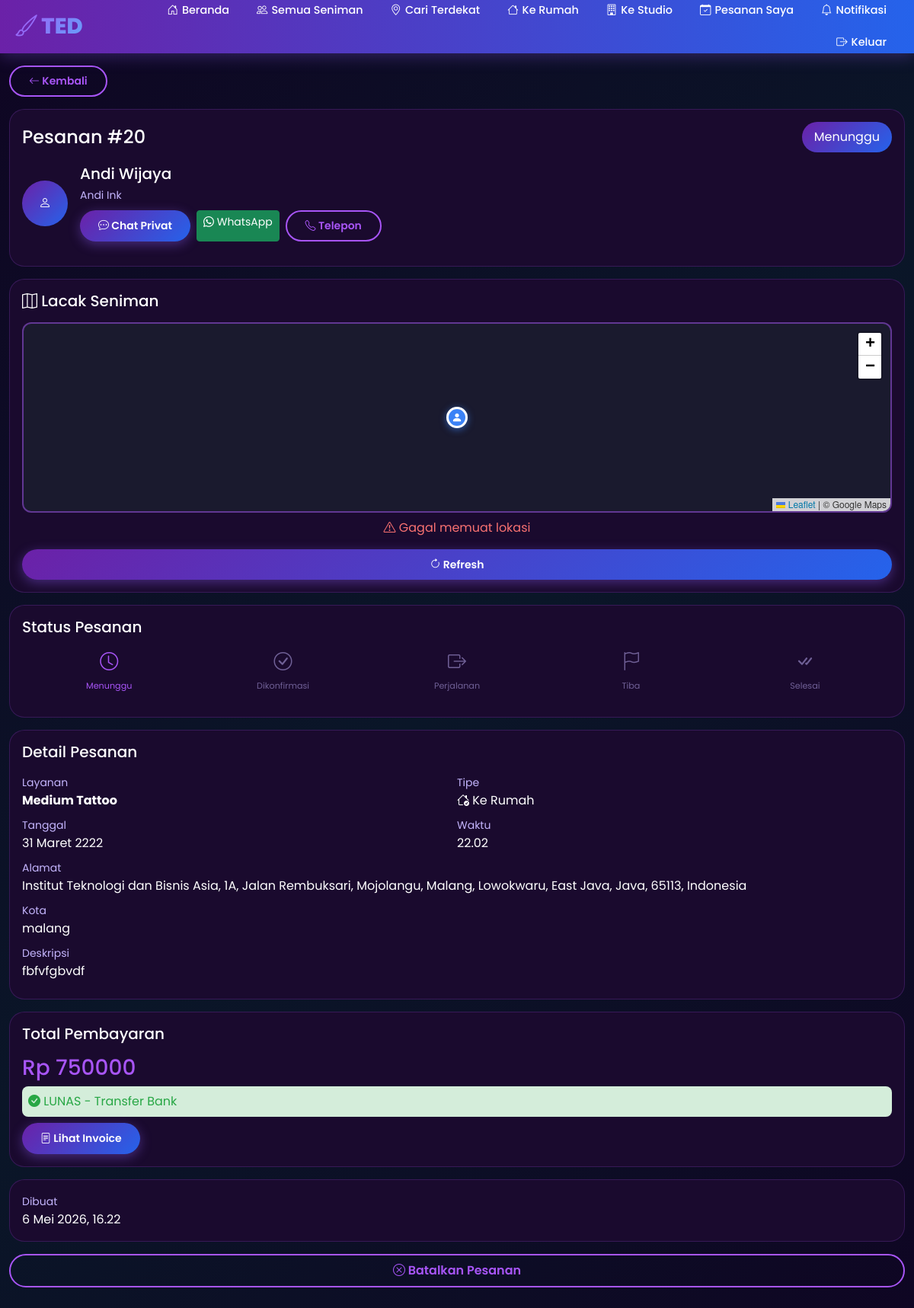
The app's page /booking/20/ (signed in) with its own data.
### tedapp/models.py (models this page shows, shortened)
class Booking(models.Model):
    STATUS_CHOICES = [
        ('pending', 'Menunggu'),
        ('confirmed', 'Dikonfirmasi'),
        ('on_the_way', 'Dalam Perjalanan'),
        ('arrived', 'Tiba'),
        ('started', 'Sedang Dikerjakan'),
        ('completed', 'Selesai'),
        ('cancelled', 'Dibatalkan'),
    ]
    SERVICE_TYPE_CHOICES = [
        ('studio', 'Ke Studio'),
        ('home', 'Ke Rumah'),
    ]
    PAYMENT_METHOD_CHOICES = [
        ('cash', 'Tunai'),
        ('gopay', 'GoPay'),
        ('ovo', 'OVO'),
        ('dana', 'DANA'),
        ('shopeepay', 'ShopeePay'),
        ('transfer', 'Transfer Bank'),
    ]
    PAYMENT_STATUS_CHOICES = [
        ('pending', 'Menunggu'),
        ('paid', 'Lunas'),
        ('failed', 'Gagal'),
    ]
    user = models.ForeignKey(User, on_delete=models.CASCADE, related_name='bookings')
    artist = models.ForeignKey(Artist, on_delete=models.CASCADE, related_name='bookings')
    service = models.ForeignKey(Service, on_delete=models.CASCADE, related_name='bookings')
    service_type = models.CharField(max_length=10, choices=SERVICE_TYPE_CHOICES)
    payment_method = models.CharField(max_length=20, choices=PAYMENT_METHOD_CHOICES, default='cash')
    payment_status = models.CharField(max_length=20, choices=PAYMENT_STATUS_CHOICES, default='pending')
    booking_date = models.DateField()
    booking_time = models.TimeField()
    address = models.TextField()
    city = models.CharField(max_length=100)
    user_latitude = models.DecimalField(max_digits=9, decimal_places=6, null=True, blank=True)
    user_longitude = models.DecimalField(max_digits=9, decimal_places=6, null=True, blank=True)
    description = models.TextField(blank=True)
    status = models.CharField(max_length=20, choices=STATUS_CHOICES, default='pending')
    total_price = models.DecimalField(max_digits=10, decimal_places=0)
    notes = models.TextField(blank=True)
    cancellation_reason = models.TextField(blank=True)
    estimated_arrival = models.IntegerField(default=0, help_text='Estimasi waktu arrival dalam menit')
    created_at = models.DateTimeField(auto_now_add=True)
    updated_at = models.DateTimeField(auto_now=True)
    def calculate_distance(self):
        import math
        if not self.user_latitude or not self.user_longitude or not self.artist.current_latitude:
            return None

class Artist(models.Model):
    user = models.OneToOneField(User, on_delete=models.CASCADE, null=True, blank=True, related_name='artist_profile')
    name = models.CharField(max_length=200)
    nickname = models.CharField(max_length=100)
    photo = models.ImageField(upload_to='artists/', blank=True, null=True)
    phone = models.CharField(max_length=20)
    email = models.EmailField(blank=True)
    address = models.CharField(max_length=300)
    city = models.CharField(max_length=100)
    latitude = models.DecimalField(max_digits=9, decimal_places=6, null=True, blank=True)
    longitude = models.DecimalField(max_digits=9, decimal_places=6, null=True, blank=True)
    current_latitude = models.DecimalField(max_digits=9, decimal_places=6, null=True, blank=True, help_text='Lokasi saat ini (mobile tracking)')
    current_longitude = models.DecimalField(max_digits=9, decimal_places=6, null=True, blank=True, help_text='Lokasi saat ini (mobile tracking)')
    description = models.TextField()
    specializations = models.CharField(max_length=300)
    experience_years = models.IntegerField(default=0)
    rating = models.DecimalField(max_digits=3, decimal_places=2, default=0)
    total_reviews = models.IntegerField(default=0)
    is_available_home = models.BooleanField(default=True)
    is_available_studio = models.BooleanField(default=True)
    home_service_fee = models.DecimalField(max_digits=10, decimal_places=0, default=0)
    studio_name = models.CharField(max_length=200, blank=True)
    studio_address = models.CharField(max_length=300, blank=True)
    service_radius_km = models.DecimalField(max_digits=5, decimal_places=2, default=20, help_text='Radius layanan dalam km')
    is_verified = models.BooleanField(default=False)
    is_active = models.BooleanField(default=True)
    is_online = models.BooleanField(default=False, help_text='Artist sedang online/menerima order')
    payment_gopay = models.CharField(max_length=30, blank=True, help_text='Nomor GoPay')
    payment_ovo = models.CharField(max_length=30, blank=True, help_text='Nomor OVO')
    payment_dana = models.CharField(max_length=30, blank=True, help_text='Nomor DANA')
    payment_shopeepay = models.CharField(max_length=30, blank=True, help_text='Nomor ShopeePay')
    payment_transfer = models.CharField(max_length=50, blank=True, help_text='Nomor Rekening Transfer Bank')
    payment_bank_name = models.CharField(max_length=50, blank=True, help_text='Nama Bank')
    created_at = models.DateTimeField(auto_now_add=True)

class Service(models.Model):
    SERVICE_TYPES = [
        ('tattoo', 'Tattoo'),
        ('piercing', 'Piercing'),
        ('removal', 'Tattoo Removal'),
        ('touchup', 'Touch Up'),
    ]
    artist = models.ForeignKey(Artist, on_delete=models.CASCADE, related_name='services')
    name = models.CharField(max_length=200)
    description = models.TextField()
    service_type = models.CharField(max_length=20, choices=SERVICE_TYPES)
    price_min = models.DecimalField(max_digits=10, decimal_places=0)
    price_max = models.DecimalField(max_digits=10, decimal_places=0)
    duration_minutes = models.IntegerField()

### tedapp/views.py (the view)
# urls.py: path('booking/<int:booking_id>/', views.booking_detail, name='booking_detail'),
@login_required
def booking_detail(request, booking_id):
    booking = get_object_or_404(Booking, id=booking_id)
    is_owner = False
    if hasattr(request.user, 'profile') and request.user.profile.role == 'owner':
        is_owner = True
    if booking.user != request.user and not is_owner:
        messages.error(request, 'Anda tidak memiliki akses ke booking ini.')
        return redirect('my_bookings')
    distance = booking.calculate_distance()
    return render(request, 'tedapp/booking_detail.html', {'booking': booking, 'distance': distance})

### tedapp/templates/tedapp/booking_detail.html (shortened to what this page needs)
{% extends 'tedapp/base.html' %}
{% load static %}
{% block content %}
<div class="container py-3">
    <div class="row mb-3">
        <div class="col-12">
            <a href="{% url 'my_bookings' %}" class="btn btn-ted-secondary btn-sm">
                <i class="bi bi-arrow-left"></i> Kembali
            </a>
        </div>
    </div>
    <div class="card-ted p-3 mb-3">
        <div class="d-flex justify-content-between align-items-center mb-3">
            <h4 class="mb-0">Pesanan #{{ booking.id }}</h4>
            <span class="badge-ted
                {% if booking.status == 'pending' %}bg-warning
                {% elif booking.status == 'confirmed' %}bg-success
                {% elif booking.status == 'on_the_way' %}bg-info
                {% elif booking.status == 'arrived' %}bg-primary
                {% elif booking.status == 'started' %}bg-primary
                {% elif booking.status == 'completed' %}bg-secondary
                {% else %}bg-danger{% endif %}">
                {{ booking.get_status_display }}
            </span>
        </div>
        <div class="d-flex align-items-center mb-3">
            {% if booking.artist.photo %}
            <img src="{{ booking.artist.photo.url }}" class="rounded-circle me-3" style="width: 60px; height: 60px; object-fit: cover;">
            {% else %}
            <div class="rounded-circle me-3 d-flex align-items-center justify-content-center" style="width: 60px; height: 60px; background: linear-gradient(135deg, var(--primary-purple) 0%, var(--primary-blue) 100%);">
                <i class="bi bi-person"></i>
            </div>
            {% endif %}
            <div>
                <h5 class="mb-1">{{ booking.artist.name }}</h5>
                <small style="color: var(--text-secondary);">{{ booking.artist.nickname }}</small>
                <div class="mt-2 d-flex gap-2 flex-wrap">
                    <a href="{% url 'chat' booking.id %}" class="btn btn-ted-primary btn-sm">
                        <i class="bi bi-chat-dots"></i> Chat Privat
                    </a>
                    <a href="https://wa.me/62{{ booking.artist.phone|slice:'1:' }}?text=Halo {{ booking.artist.name }}, saya {{ booking.user.username }} dengan pesanan #{{ booking.id }}" target="_blank" class="btn btn-success btn-sm">
                        <i class="bi bi-whatsapp"></i> WhatsApp
                    </a>
                    <a href="tel:{{ booking.artist.phone }}" class="btn btn-ted-secondary btn-sm">
                        <i class="bi bi-telephone"></i> Telepon
                    </a>
                </div>
            </div>
        </div>
    </div>
    {% if booking.service_type == 'home' %}
    <div class="card-ted p-3 mb-3">
        <h5 class="mb-3"><i class="bi bi-map"></i> Lacak Seniman</h5>
        <div id="trackingMap" style="height: 250px; border-radius: 12px; border: 2px solid rgba(168,85,247,0.5);" data-user-lat="{{ booking.user_latitude|default:"0" }}" data-user-lng="{{ booking.user_longitude|default:"0" }}">
        </div>
        <div id="trackingInfo" class="mt-2 text-center">
        </div>
        <div class="mt-2">
            <button class="btn btn-ted-primary btn-sm w-100" id="refreshBtn" onclick="refreshTracking()">
            </button>
        </div>
    </div>
    {% endif %}
    <div class="card-ted p-3 mb-3">
        <h5 class="mb-3">Status Pesanan</h5>
        <div class="d-flex align-items-center mb-3">
            <div class="status-timeline">
                <div class="status-item {% if booking.status == 'pending' %}active{% elif booking.status != 'pending' %}completed{% endif %}">
                    <i class="bi bi-clock"></i>
                    <span>Menunggu</span>
                </div>
                <div class="status-item {% if booking.status == 'confirmed' %}active{% elif booking.status == 'on_the_way' or booking.status == 'arrived' or booking.status == 'completed' %}completed{% endif %}">
                    <i class="bi bi-check-circle"></i>
                    <span>Dikonfirmasi</span>
                </div>
                <div class="status-item {% if booking.status == 'on_the_way' %}active{% elif booking.status == 'arrived' or booking.status == 'completed' %}completed{% endif %}">
                    <i class="bi bi-box-arrow-right"></i>
                    <span>Perjalanan</span>
                </div>
                <div class="status-item {% if booking.status == 'arrived' %}active{% elif booking.status == 'completed' %}completed{% endif %}">
                    <i class="bi bi-flag"></i>
                    <span>Tiba</span>
                </div>
                <div class="status-item {% if booking.status == 'completed' %}completed{% endif %}">
                    <i class="bi bi-check-all"></i>
                    <span>Selesai</span>
                </div>
            </div>
        </div>
    </div>
    <div class="card-ted p-3 mb-3">
        <h5 class="mb-3">Detail Pesanan</h5>
        <div class="row">
            <div class="col-6 mb-2">
                <small style="color: var(--text-secondary);">Layanan</small>
                <p class="mb-0 fw-bold">{{ booking.service.name }}</p>
            </div>
            <div class="col-6 mb-2">
                <small style="color: var(--text-secondary);">Tipe</small>
                <p class="mb-0">
                    {% if booking.service_type == 'home' %}
                    <i class="bi bi-house-check"></i> Ke Rumah
                    {% else %}
                    <i class="bi bi-building"></i> Ke Studio
                    {% endif %}
                </p>
            </div>
            <div class="col-6 mb-2">
                <small style="color: var(--text-secondary);">Tanggal</small>
                <p class="mb-0">{{ booking.booking_date }}</p>
            </div>
            <div class="col-6 mb-2">
                <small style="color: var(--text-secondary);">Waktu</small>
                <p class="mb-0">{{ booking.booking_time }}</p>
            </div>
            <div class="col-12 mb-2">
                <small style="color: var(--text-secondary);">Alamat</small>
                <p class="mb-0">{{ booking.address }}</p>
            </div>
            <div class="col-12 mb-2">
                <small style="color: var(--text-secondary);">Kota</small>
                <p class="mb-0">{{ booking.city }}</p>
            </div>
            {% if booking.description %}
            <div class="col-12 mb-2">
                <small style="color: var(--text-secondary);">Deskripsi</small>
                <p class="mb-0">{{ booking.description }}</p>
            </div>
            {% endif %}
        </div>
    </div>
    <div class="card-ted p-3 mb-3">
        <h5 class="mb-3">Total Pembayaran</h5>
        <h3 style="color: var(--accent-purple);">Rp {{ booking.total_price|floatformat:0 }}</h3>
        {% if booking.payment_status == 'paid' %}
        <div class="mt-2 p-2" style="background: #d4edda; border-radius: 8px;">
            <i class="bi bi-check-circle-fill" style="color: #28a745;"></i>
            <span style="color: #28a745;">LUNAS - {{ booking.get_payment_method_display }}</span>
        </div>
        <a href="{% url 'invoice' booking.id %}" class="btn btn-ted-primary btn-sm mt-2">
            <i class="bi bi-file-text"></i> Lihat Invoice
        </a>
        {% else %}
        <a href="{% url 'payment' booking.id %}" class="btn btn-warning mt-2">
            <i class="bi bi-credit-card"></i> Bayar Sekarang
        </a>
        {% endif %}
    </div>
    <div class="card-ted p-3 mb-3">
        <small style="color: var(--text-secondary);">Dibuat</small>
        <p class="mb-0">{{ booking.created_at }}</p>
    </div>
    {% if booking.status == 'pending' or booking.status == 'confirmed' %}
    <div class="d-grid gap-2">
        <a href="{% url 'cancel_booking' booking.id %}" class="btn btn-ted-secondary" onclick="return confirm('Yakin ingin membatalkan?')">
            <i class="bi bi-x-circle"></i> Batalkan Pesanan
        </a>
    </div>
    {% endif %}
</div>
{% endblock %}
{% block extra_js %}
<link rel="stylesheet" href="{% static 'booking_detail.css' %}">
{% endblock %}

### records on screen
Booking: id "20", status "Menunggu", artist.name "Andi Wijaya", artist.nickname "Andi Ink", service.name "Medium Tattoo", booking_date "31 Maret 2222", booking_time "22.02", address "Institut Teknologi dan Bisnis Asia, 1A, Jalan Rembuksari, Mojolangu, Malang, Lowokwaru, East Java, Java, 65113, Indonesia", city "malang", description "fbfvfgbvdf", total_price "750000", payment_method "Transfer Bank", created_at "6 Mei 2026, 16.22"
